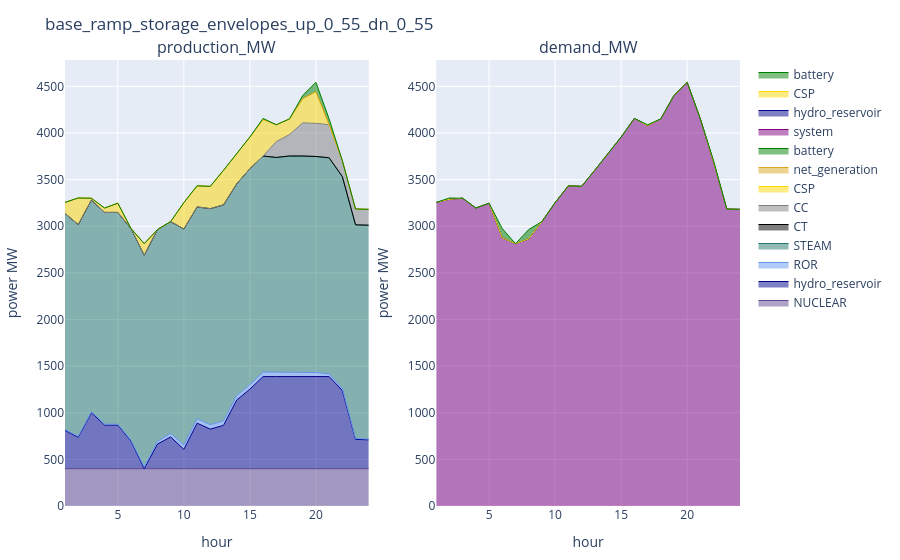

Notebook code cell kept with this figure:
### Markdown cell above
### UC

### Code cell
config_ = config_1
supply_uc_ = supply_uc[(supply_uc.configuration .== config_) .& (supply_uc.day .== day_), :]
demand_uc_ = demand_uc[(demand_uc.configuration .== config_) .& (demand_uc.day .== day_), :]
reserve_uc_ = reserve_uc[(reserve_uc.configuration .== config_) .& (reserve_uc.day .== day_), :]
plot_supply_demand(supply_uc_, demand_uc_, string(config_))

### Figure 1 — Plotly figure (JSON) as saved in the notebook; plotly's stock layout.template omitted (floating-point values rounded to 4 significant figures)
{"data": [{"line": {"color": "rgba(95, 70, 144, 1)", "shape": "line", "width": 1}, "mode": "lines", "name": "NUCLEAR", "stackgroup": "one", "type": "scatter", "x": [1, 2, 3, 4, 5, 6, 7, 8, 9, 10, 11, 12, 13, 14, 15, 16, 17, 18, 19, 20, 21, 22, 23, 24], "xaxis": "x1", "y": [400, 400, 400, 400, 400, 400, 400, 400, 400, 400, 400, 400, 400, 400, 400, 400, 400, 400, 400, 400, 400, 400, 400, 400], "yaxis": "y1"}, {"line": {"color": "darkblue", "shape": "line", "width": 1}, "mode": "lines", "name": "hydro_reservoir", "stackgroup": "one", "type": "scatter", "x": [1, 2, 3, 4, 5, 6, 7, 8, 9, 10, 11, 12, 13, 14, 15, 16, 17, 18, 19, 20, 21, 22, 23, 24], "xaxis": "x1", "y": [410.7, 337.2, 600.0, 468, 468, 295.1, 0, 263.9, 340.5, 208, 488.5, 424.5, 464.5, 735.8, 852.9, 988, 988, 988, 988, 988, 988, 839.3, 314.7, 309.4], "yaxis": "y1"}, {"line": {"color": "cornflowerblue", "shape": "line", "width": 1}, "mode": "lines", "name": "ROR", "stackgroup": "one", "type": "scatter", "x": [1, 2, 3, 4, 5, 6, 7, 8, 9, 10, 11, 12, 13, 14, 15, 16, 17, 18, 19, 20, 21, 22, 23, 24], "xaxis": "x1", "y": [10.1, 9.9, 9.9, 9.3, 9.7, 9.3, 18.9, 29.6, 38.3, 45.9, 47.9, 47.7, 48.1, 48.1, 47.5, 48.1, 47.5, 48.3, 48.4, 43.2, 29.2, 22.4, 9.5, 9.3], "yaxis": "y1"}, {"line": {"color": "rgba(36, 121, 108, 1)", "shape": "line", "width": 1}, "mode": "lines", "name": "STEAM", "stackgroup": "one", "type": "scatter", "x": [1, 2, 3, 4, 5, 6, 7, 8, 9, 10, 11, 12, 13, 14, 15, 16, 17, 18, 19, 20, 21, 22, 23, 24], "xaxis": "x1", "y": [2317, 2271.0, 2271.0, 2271.0, 2271.0, 2271.0, 2271.0, 2271.0, 2271.0, 2317, 2271.0, 2317, 2317, 2271.0, 2317, 2317, 2302.0, 2317, 2317, 2317, 2317, 2271.0, 2291.0, 2292.0], "yaxis": "y1"}, {"line": {"color": "black", "shape": "line", "width": 1}, "mode": "lines", "name": "CT", "stackgroup": "one", "type": "scatter", "x": [1, 2, 3, 4, 5, 6, 7, 8, 9, 10, 11, 12, 13, 14, 15, 16, 17, 18, 19, 20, 21, 22, 23, 24], "xaxis": "x1", "y": [0, 0, 0, 0, 0, 0, 0, 0, 0, 0, 0, 0, 0, 0, 0, 0, 0, 0, 0, 0, 0, 0, 0, 0], "yaxis": "y1"}, {"line": {"color": "grey", "shape": "line", "width": 1}, "mode": "lines", "name": "CC", "stackgroup": "one", "type": "scatter", "x": [1, 2, 3, 4, 5, 6, 7, 8, 9, 10, 11, 12, 13, 14, 15, 16, 17, 18, 19, 20, 21, 22, 23, 24], "xaxis": "x1", "y": [0, 0, 0, 0, 0, 0, 0, 0, 0, 0, 0, 0, 0, 0, 0, 0, 170.0, 230.6, 355, 355, 355, 170.0, 170.0, 170.0], "yaxis": "y1"}, {"line": {"color": "gold", "shape": "line", "width": 1}, "mode": "lines", "name": "CSP", "stackgroup": "one", "type": "scatter", "x": [1, 2, 3, 4, 5, 6, 7, 8, 9, 10, 11, 12, 13, 14, 15, 16, 17, 18, 19, 20, 21, 22, 23, 24], "xaxis": "x1", "y": [117.7, 285.1, 19.72, 46.79, 98.45, 0, 123.5, 0, 0, 282.5, 225.9, 238.7, 370.0, 321.3, 339.5, 391, 180.6, 167.4, 259.5, 340.5, 0, 0, 0, 0], "yaxis": "y1"}, {"line": {"color": "goldenrod", "shape": "line", "width": 1}, "mode": "lines", "name": "net_generation", "stackgroup": "one", "type": "scatter", "x": [1, 2, 3, 4, 5, 6, 7, 8, 9, 10, 11, 12, 13, 14, 15, 16, 17, 18, 19, 20, 21, 22, 23, 24], "xaxis": "x1", "y": [0, 0, 0, 0, 0, 0, 0, 0, 0, 0, 0, 0, 0, 0, 0, 0, 0, 0, 0, 0, 0, 0, 0, 0], "yaxis": "y1"}, {"line": {"color": "green", "shape": "line", "width": 1}, "mode": "lines", "name": "battery", "stackgroup": "one", "type": "scatter", "x": [1, 2, 3, 4, 5, 6, 7, 8, 9, 10, 11, 12, 13, 14, 15, 16, 17, 18, 19, 20, 21, 22, 23, 24], "xaxis": "x1", "y": [0, 0, 0, 0, 0, 0, 0, 0, 0, 0, 0, 0, 0, 0, 0, 12.69, 0, 0, 34.56, 100, 61.41, 0, 0, 0], "yaxis": "y1"}, {"line": {"color": "purple", "shape": "line", "width": 1}, "mode": "lines", "name": "system", "stackgroup": "one", "type": "scatter", "x": [1, 2, 3, 4, 5, 6, 7, 8, 9, 10, 11, 12, 13, 14, 15, 16, 17, 18, 19, 20, 21, 22, 23, 24], "xaxis": "x2", "y": [3256.0, 3289.0, 3301.0, 3195.0, 3247.0, 2875.0, 2813.0, 2864.0, 3050.0, 3253.0, 3433.0, 3428.0, 3600.0, 3776.0, 3957.0, 4157.0, 4079.0, 4151.0, 4402.0, 4544.0, 4151.0, 3687.0, 3185.0, 3181.0], "yaxis": "y2"}, {"line": {"color": "darkblue", "shape": "line", "width": 1}, "mode": "lines", "name": "hydro_reservoir", "stackgroup": "one", "type": "scatter", "x": [1, 2, 3, 4, 5, 6, 7, 8, 9, 10, 11, 12, 13, 14, 15, 16, 17, 18, 19, 20, 21, 22, 23, 24], "xaxis": "x2", "y": [0, 0, 0, 0, 0, 0, 0, 0, 0, 0, 0, 0, 0, 0, 0, 0, 0, 0, 0, 0, 0, 0, 0, 0], "yaxis": "y2"}, {"line": {"color": "gold", "shape": "line", "width": 1}, "mode": "lines", "name": "CSP", "stackgroup": "one", "type": "scatter", "x": [1, 2, 3, 4, 5, 6, 7, 8, 9, 10, 11, 12, 13, 14, 15, 16, 17, 18, 19, 20, 21, 22, 23, 24], "xaxis": "x2", "y": [0, 0, 0, 0, 0, 0, 0, 0, 0, 0, 0, 0, 0, 0, 0, 0, 0, 0, 0, 0, 0, 0, 0, 0], "yaxis": "y2"}, {"line": {"color": "green", "shape": "line", "width": 1}, "mode": "lines", "name": "battery", "stackgroup": "one", "type": "scatter", "x": [1, 2, 3, 4, 5, 6, 7, 8, 9, 10, 11, 12, 13, 14, 15, 16, 17, 18, 19, 20, 21, 22, 23, 24], "xaxis": "x2", "y": [0, 14.13, 0, 0, 0, 100, 0, 100, 0, 0, 0, 0, 0, 0, 0, 0, 9.592, 0, 0, 0, 0, 15.46, 0, 0], "yaxis": "y2"}], "layout": {"annotations": [{"font": {"size": 16}, "showarrow": false, "text": "production_MW", "x": 0.225, "xanchor": "center", "xref": "paper", "y": 1, "yanchor": "bottom", "yref": "paper"}, {"font": {"size": 16}, "showarrow": false, "text": "demand_MW", "x": 0.775, "xanchor": "center", "xref": "paper", "y": 1, "yanchor": "bottom", "yref": "paper"}], "margin": {"b": 50, "l": 50, "r": 50, "t": 60}, "title": "base_ramp_storage_envelopes_up_0_55_dn_0_55", "xaxis1": {"anchor": "y1", "domain": [0, 0.45], "title": {"text": "hour"}}, "xaxis2": {"anchor": "y2", "domain": [0.55, 1], "title": {"text": "hour"}}, "yaxis1": {"anchor": "x1", "domain": [0, 1], "title": {"text": "power MW"}}, "yaxis2": {"anchor": "x2", "domain": [0, 1], "title": {"text": "power MW"}}}}
